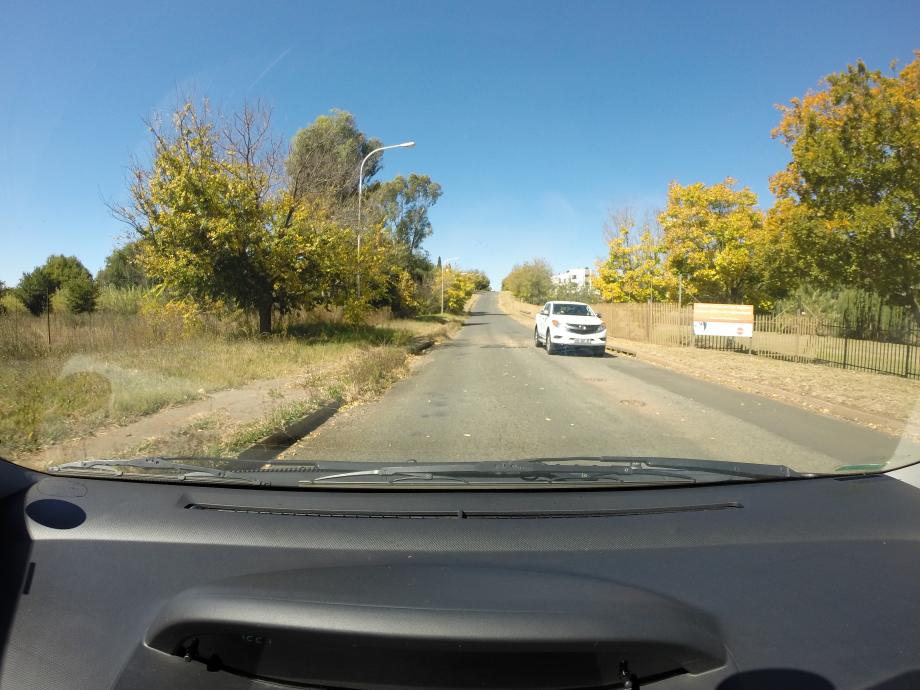
#> input picture test_images/test3.JPG, 3680 x 2760 px, found by its file name (shown at 1/4 size)
$ python road_segmentation.py
#> lines starting #> are read from the running program, lines starting #| are printed output that depends on the picture; after the words box and inside, x2 and y2 are one past the last pixel; in counts of white or black regions, pixels touching at a corner belong together
import cv2
import numpy as np

def identify_road_color(image, roi_coords):
    """Identifica il colore medio della strada basandosi su una regione di interesse (ROI)."""
    roi = image[roi_coords[1]:roi_coords[3], roi_coords[0]:roi_coords[2]]
    mean_color = np.mean(roi, axis=(0, 1))
    std_color = np.std(roi, axis=(0, 1))
    lower_bound = np.clip(mean_color - 3 * std_color, 0, 255)
    upper_bound = np.clip(mean_color + 3 * std_color, 0, 255)
    return lower_bound.astype(np.uint8), upper_bound.astype(np.uint8)

def extract_road_contours(image, lower_bound, upper_bound):
    """Estrae i contorni della strada basandosi sul modello di colore."""
    mask = cv2.inRange(image, lower_bound, upper_bound)
    contours, _ = cv2.findContours(mask, cv2.RETR_EXTERNAL, cv2.CHAIN_APPROX_SIMPLE)
    return contours, mask

def convex_hull_contours(contours):
    """Applica il convex hull per raffinare i contorni."""
    return [cv2.convexHull(cnt) for cnt in contours]

def process_image(image):
    """Elabora l'immagine per evidenziare i bordi della strada."""
    if len(image.shape) == 3:
        gray = cv2.cvtColor(image, cv2.COLOR_BGR2GRAY)
    else:
        gray = image  # L'immagine è già in scala di grigi
    blurred = cv2.GaussianBlur(gray, (5, 5), 0)
    edges = cv2.Canny(blurred, 50, 150)
    return edges

def refine_edges(edges):
    """Raffina i bordi applicando operazioni morfologiche."""
    kernel = np.ones((5, 5), np.uint8)
    dilated = cv2.dilate(edges, kernel, iterations=2)
    return dilated

def detect_potholes(edges, min_size=50):
    """Identifica le buche basandosi sui contorni scuri all'interno della strada."""
    contours, _ = cv2.findContours(edges, cv2.RETR_EXTERNAL, cv2.CHAIN_APPROX_SIMPLE)
    potholes = [cnt for cnt in contours if cv2.contourArea(cnt) > min_size]
    return potholes

def main(image_path):
#> called with image_path = 'test_images/test3.jpg'
    image = cv2.imread(image_path)
#> image is the input picture: shape (2760, 3680, 3); mean B, G, R 121, 126.9, 115.5
    image_resized = cv2.resize(image, (1000, 750))
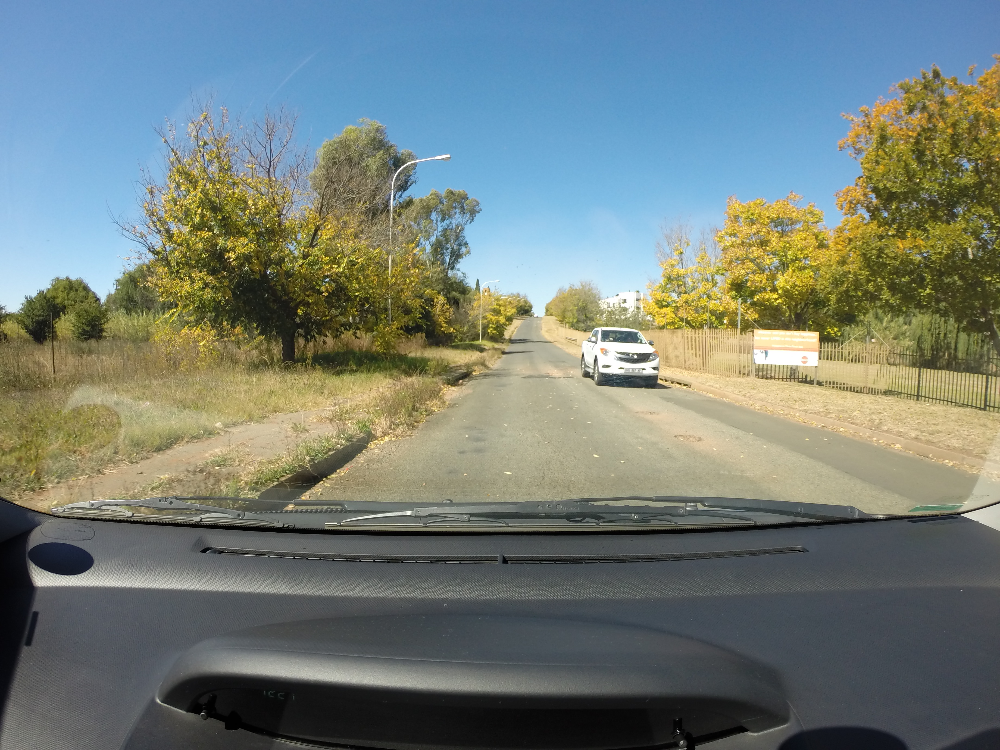
#> image_resized: shape (750, 1000, 3); mean B, G, R 120.9, 126.8, 115.4
    roi_coords = (200, 200, 800, 500)  # Esempio di ROI sopra il cofano (x_min,y_min,x_max,y_max)
    lower_bound, upper_bound = identify_road_color(image_resized, roi_coords)
#> in identify_road_color, `roi = image[roi_coords[1]:roi_coords[3], roi_coords[0]:roi_coords[2]]`:
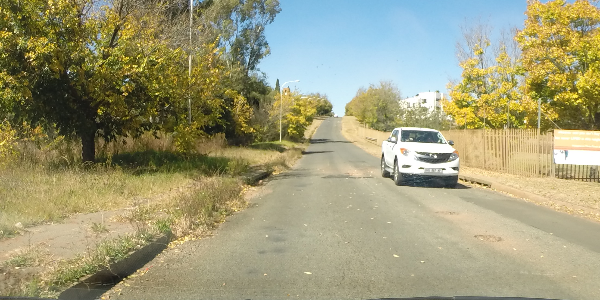
#> roi: shape (300, 600, 3); mean B, G, R 120.6, 155.5, 158.6
#> in identify_road_color, `mean_color = np.mean(roi, axis=(0, 1))`: mean_color = [120.6, 155.5, 158.6]
#> in identify_road_color, `std_color = np.std(roi, axis=(0, 1))`: std_color = [65.74, 51.13, 51.42]
#> in identify_road_color, `lower_bound = np.clip(mean_color - 3 * std_color, 0, 255)`: lower_bound = [0, 2.06, 4.33]
#> in identify_road_color, `upper_bound = np.clip(mean_color + 3 * std_color, 0, 255)`: upper_bound = [255, 255, 255]
#> lower_bound = [0, 2, 4]; upper_bound = [255, 255, 255]
    _, mask = extract_road_contours(image, lower_bound, upper_bound)
#> in extract_road_contours, `mask = cv2.inRange(image, lower_bound, upper_bound)`:
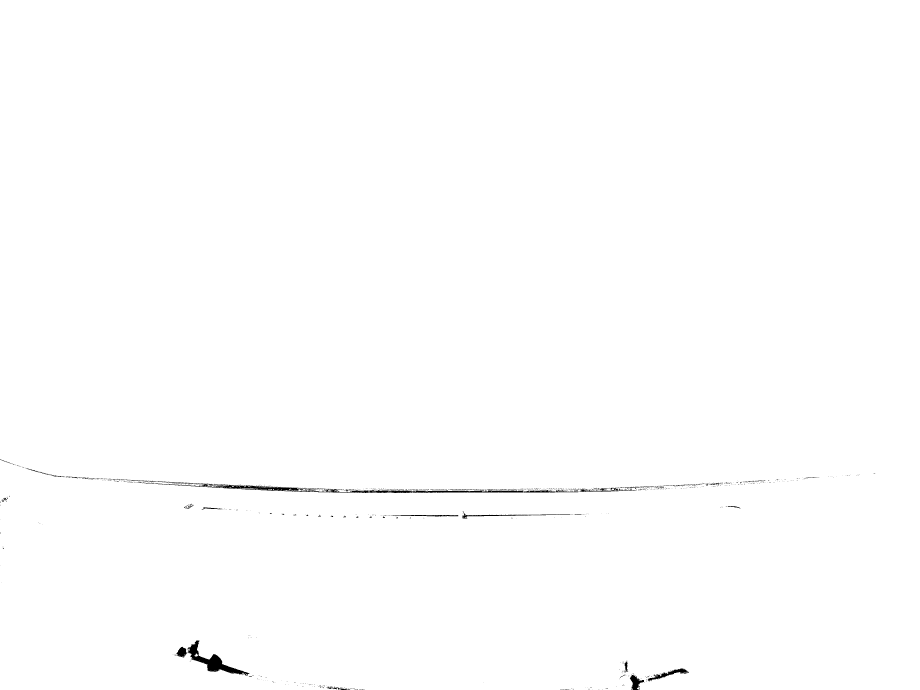
#> mask: shape (2760, 3680) (shown at 1/4 size); 99.6% white; 947 black regions (861 under 20 px)
#> in extract_road_contours, `contours, _ = cv2.findContours(mask, cv2.RETR_EXTERNAL, cv2.CHAIN_APPR..`: contours = 7 contours, 6 with area under 20; largest, box (x1, y1, x2, y2) and area: (0, 0, 3680, 2760) 10148188
    refined_edges = refine_edges(process_image(mask))
#> in process_image, `edges = cv2.Canny(blurred, 50, 150)`:
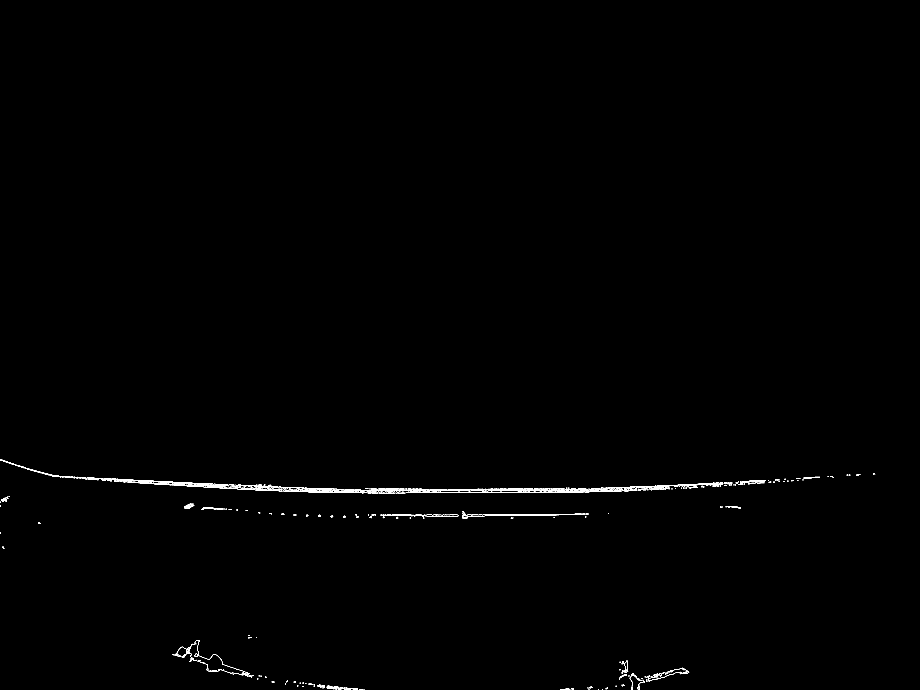
#> edges: shape (2760, 3680) (shown at 1/4 size); 0.22% white in thin lines or dots, all inside (x1, y1, x2, y2) = (0, 1837, 3501, 2760)
#> in refine_edges, `kernel = np.ones((5, 5), np.uint8)`: kernel = [[1, 1, 1, 1, 1], [1, 1, 1, 1, 1], [1, 1, 1, 1, 1], [1, 1, 1, 1, 1], [1, 1, 1, 1, 1]]
#> in refine_edges, `dilated = cv2.dilate(edges, kernel, iterations=2)`:
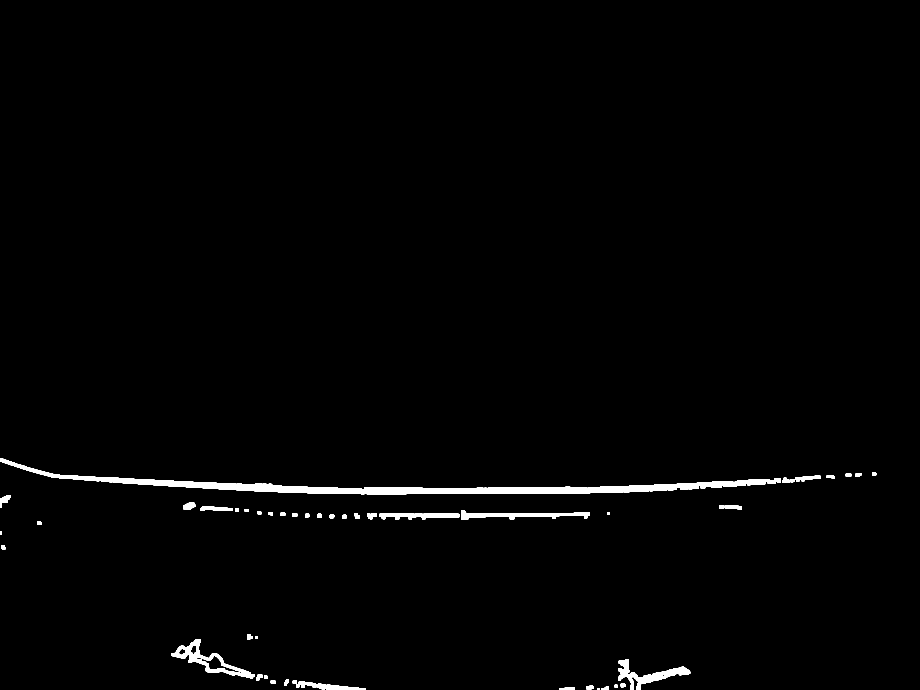
#> dilated: shape (2760, 3680) (shown at 1/4 size); 1.2% white; 54 white regions
    potholes = detect_potholes(refined_edges)
#> in detect_potholes, `contours, _ = cv2.findContours(edges, cv2.RETR_EXTERNAL, cv2.CHAIN_APP..`: contours = 54 contours; largest, box (x1, y1, x2, y2) and area: (0, 1833, 3067, 1977) 65950, (686, 2556, 1020, 2713) 14686, (2473, 2638, 2761, 2760) 9535, (1845, 2040, 2358, 2079) 7041, (1518, 2055, 1837, 2079) 4592
#> in detect_potholes, `potholes = [cnt for cnt in contours if cv2.contourArea(cnt) > min_size]`: potholes has the same summary as contours
#> potholes has the same summary as contours in detect_potholes

    output = image.copy()
    cv2.drawContours(output, potholes, -1, (0, 0, 255), 2)
    output_resized = cv2.resize(output, (1000, 750))  # Ridimensiona l'output
    cv2.imshow("Detected Potholes", output_resized)
    cv2.waitKey(0)
    cv2.destroyAllWindows()

if __name__ == "__main__":
    main("test_images/test3.jpg")

$ run again, with test_images/test1.JPG copied over test_images/test3.JPG
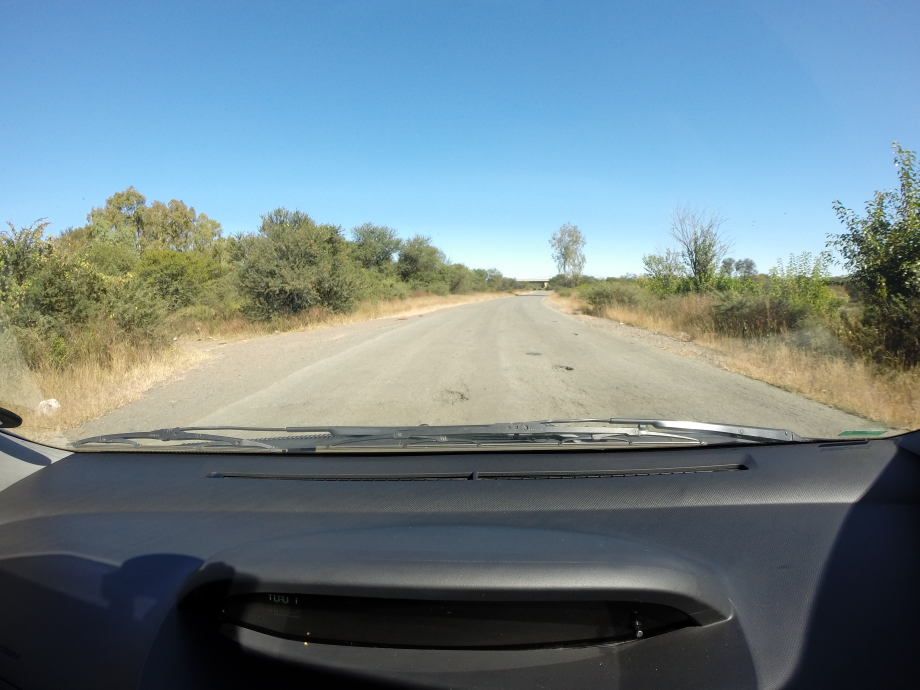
#> input picture test_images/test1.JPG, 3680 x 2760 px, found by its file name (shown at 1/4 size)
#> in main, image is the input picture: shape (2760, 3680, 3); mean B, G, R 138.9, 130.8, 110.8
#> mean_color = [160.9, 175.2, 166.9]
#> std_color = [64.17, 50.75, 47.34]
#> in identify_road_color, `lower_bound = np.clip(mean_color - 3 * std_color, 0, 255)`: lower_bound = [0, 22.93, 24.92]
#> in identify_road_color, `upper_bound = np.clip(mean_color + 3 * std_color, 0, 255)`: upper_bound = [255, 255, 255]
#> in main, `lower_bound, upper_bound = identify_road_color(image_resized, roi_coor..`: lower_bound = [0, 22, 24]; upper_bound = [255, 255, 255]
#> in extract_road_contours, `mask = cv2.inRange(image, lower_bound, upper_bound)`:
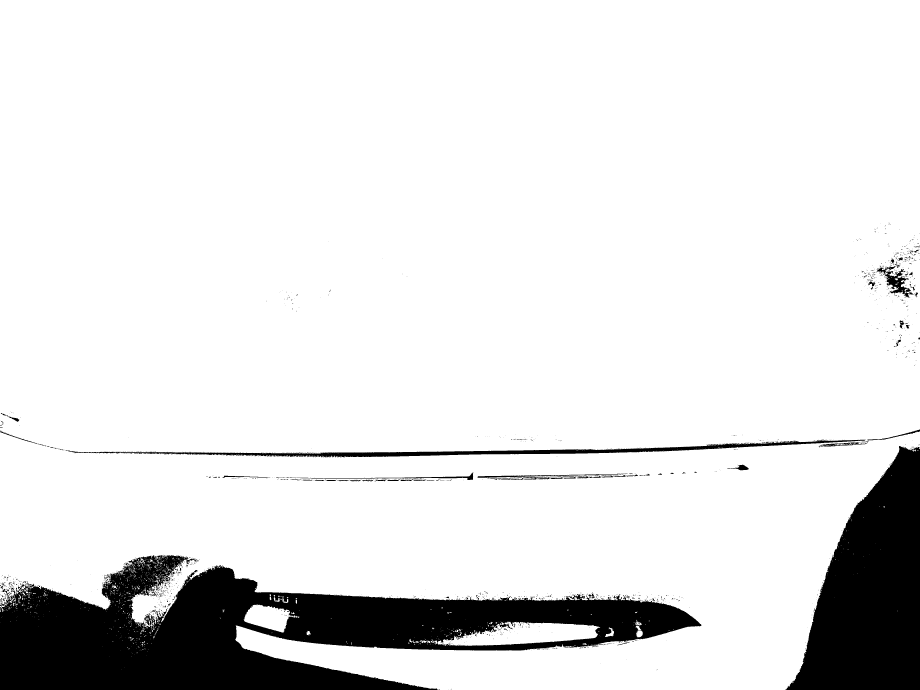
#> mask: shape (2760, 3680) (shown at 1/4 size); 88.9% white; 1677 black regions (1519 under 20 px)
#> in extract_road_contours, `contours, _ = cv2.findContours(mask, cv2.RETR_EXTERNAL, cv2.CHAIN_APPR..`: contours = 1272 contours, 1225 with area under 20; largest, box (x1, y1, x2, y2) and area: (0, 0, 3680, 2760) 9020116, (1724, 2486, 2401, 2583) 37339, (974, 2417, 1198, 2530) 13580, (2545, 2521, 2571, 2549) 532, (2420, 2510, 2456, 2548) 467
#> edges: shape (2760, 3680); 0.64% white in thin lines or dots, all inside (x1, y1, x2, y2) = (0, 890, 3680, 2760)
#> kernel = [[1, 1, 1, 1, 1], [1, 1, 1, 1, 1], [1, 1, 1, 1, 1], [1, 1, 1, 1, 1], [1, 1, 1, 1, 1]]
#> dilated: shape (2760, 3680); 4% white; 157 white regions
#> in detect_potholes, `contours, _ = cv2.findContours(edges, cv2.RETR_EXTERNAL, cv2.CHAIN_APP..`: contours = 153 contours; largest, box (x1, y1, x2, y2) and area: (0, 2214, 2810, 2760) 191734, (0, 1679, 3680, 1834) 80804, (1627, 2482, 2406, 2588) 53068, (3443, 935, 3680, 1220) 29150, (1100, 1884, 1898, 1930) 16826
#> in detect_potholes, `potholes = [cnt for cnt in contours if cv2.contourArea(cnt) > min_size]`: potholes has the same summary as contours
#> in main, `potholes = detect_potholes(refined_edges)`: potholes has the same summary as contours in detect_potholes
#> in main, `output_resized = cv2.resize(output, (1000, 750))  # Ridimensiona l'out..`:
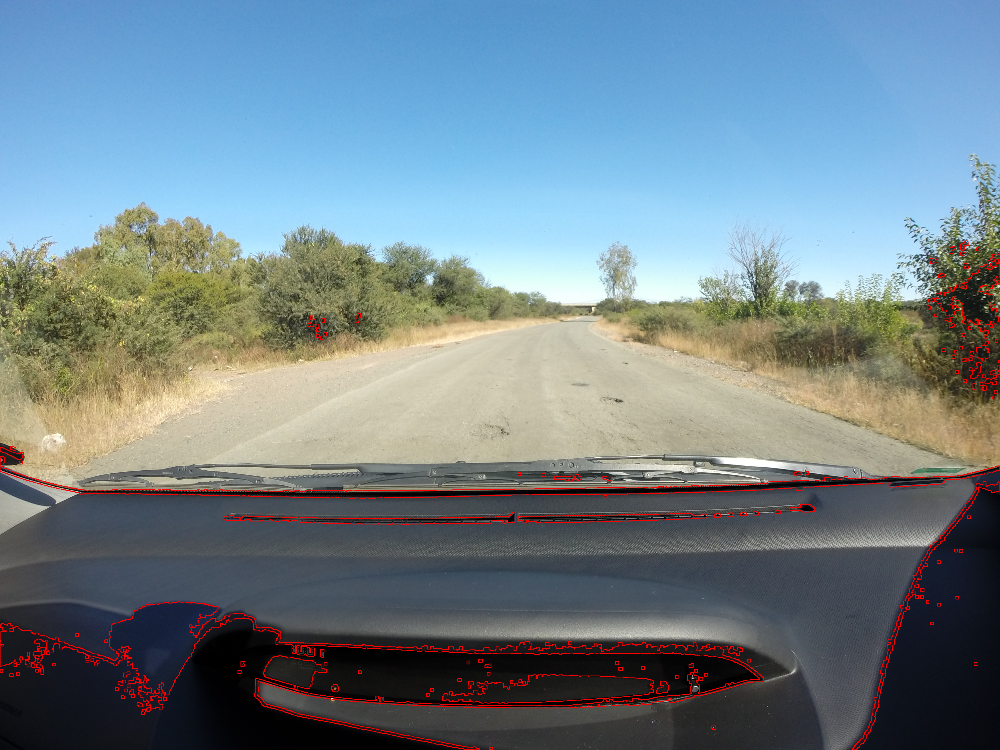
#> output_resized: shape (750, 1000, 3); mean B, G, R 138.2, 130.1, 113.6

$ run again, with test_images/test2.JPG copied over test_images/test3.JPG
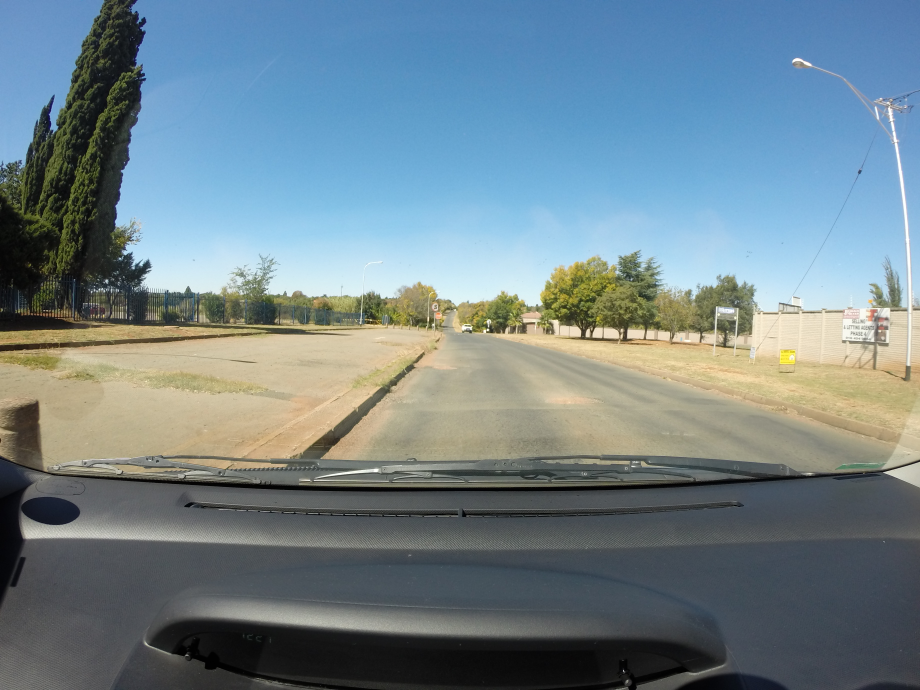
#> input picture test_images/test2.JPG, 3680 x 2760 px, found by its file name (shown at 1/4 size)
#> in main, image is the input picture: shape (2760, 3680, 3); mean B, G, R 139.4, 132, 113.7
#> mean_color = [168.2, 179.2, 168.3]
#> std_color = [59.71, 38.49, 39.27]
#> in identify_road_color, `lower_bound = np.clip(mean_color - 3 * std_color, 0, 255)`: lower_bound = [0, 63.76, 50.53]
#> in identify_road_color, `upper_bound = np.clip(mean_color + 3 * std_color, 0, 255)`: upper_bound = [255, 255, 255]
#> in main, `lower_bound, upper_bound = identify_road_color(image_resized, roi_coor..`: lower_bound = [0, 63, 50]; upper_bound = [255, 255, 255]
#> in extract_road_contours, `mask = cv2.inRange(image, lower_bound, upper_bound)`:
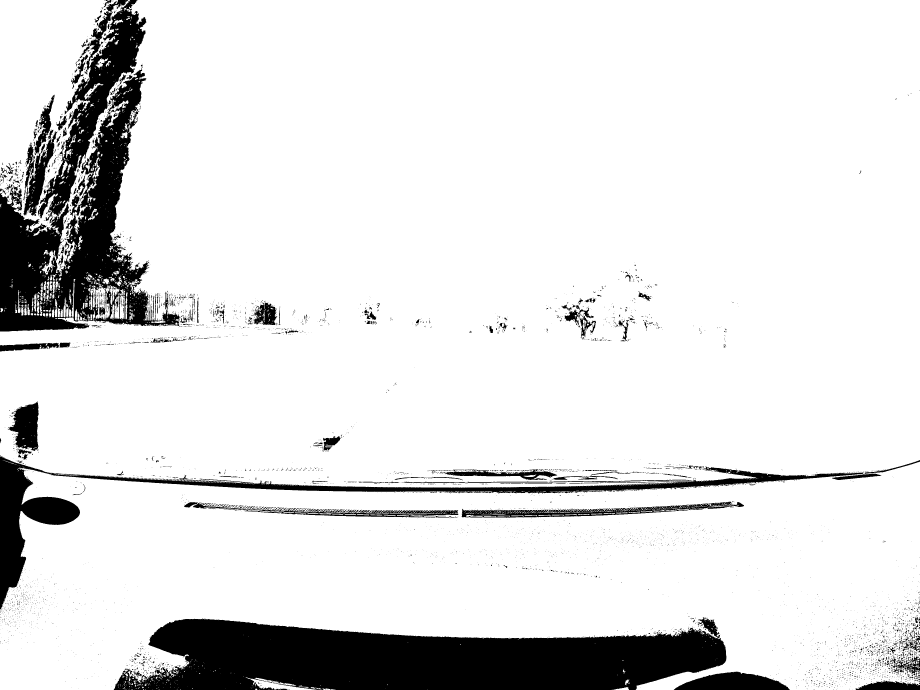
#> mask: shape (2760, 3680) (shown at 1/4 size); 88.3% white; 5619 black regions (5132 under 20 px)
#> in extract_road_contours, `contours, _ = cv2.findContours(mask, cv2.RETR_EXTERNAL, cv2.CHAIN_APPR..`: contours = 1428 contours, 1214 with area under 20; largest, box (x1, y1, x2, y2) and area: (0, 0, 3680, 2760) 8792662, (0, 0, 472, 944) 256374, (353, 1137, 443, 1279) 6298, (356, 0, 521, 267) 4608, (983, 2709, 1270, 2760) 4567
#> edges: shape (2760, 3680); 1.7% white in thin lines or dots
#> kernel = [[1, 1, 1, 1, 1], [1, 1, 1, 1, 1], [1, 1, 1, 1, 1], [1, 1, 1, 1, 1], [1, 1, 1, 1, 1]]
#> dilated: shape (2760, 3680); 10.1% white; 548 white regions
#> in detect_potholes, `contours, _ = cv2.findContours(edges, cv2.RETR_EXTERNAL, cv2.CHAIN_APP..`: contours = 503 contours; largest, box (x1, y1, x2, y2) and area: (0, 0, 843, 1330) 495886, (0, 1602, 3680, 2526) 241956, (3208, 2363, 3680, 2760) 84699, (451, 2449, 2911, 2760) 70450, (1841, 2001, 2980, 2078) 40146
#> in detect_potholes, `potholes = [cnt for cnt in contours if cv2.contourArea(cnt) > min_size]`: potholes has the same summary as contours
#> in main, `potholes = detect_potholes(refined_edges)`: potholes has the same summary as contours in detect_potholes
#> in main, `output_resized = cv2.resize(output, (1000, 750))  # Ridimensiona l'out..`:
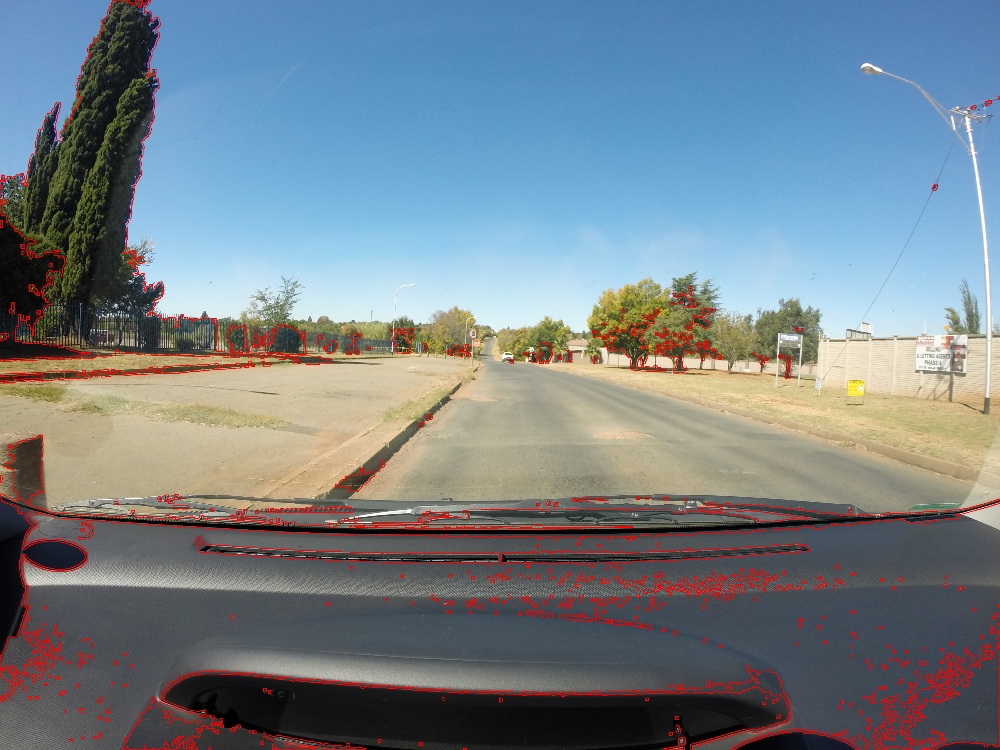
#> output_resized: shape (750, 1000, 3); mean B, G, R 137.2, 129.6, 117.9
